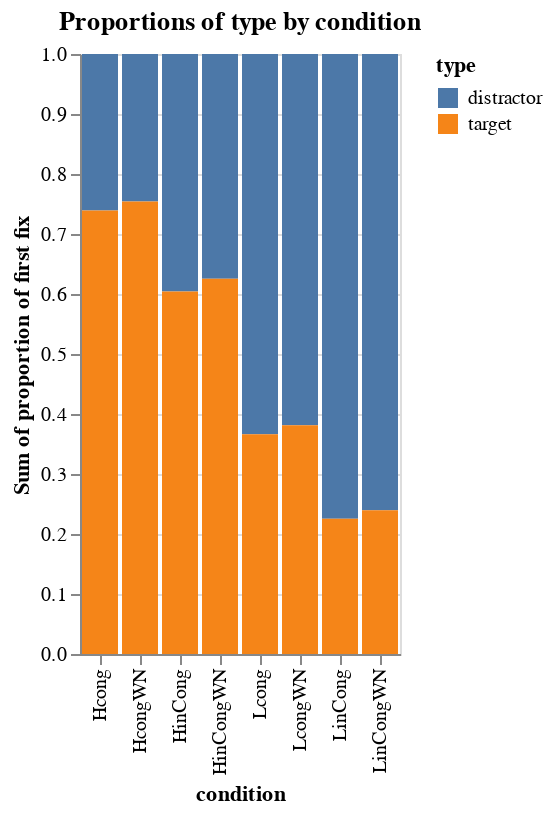

Here is the notebook cell this chart was saved with:
### Markdown cell above
### stacked_bar_graph: 
plot proportions in a stacked bar graph (y will be count information, such proportion of saccades, that can be summed)
- required packages: altair, altair saver
- inputs: df, x0, y, x1 (to organize by color)
- outputs: plot that can be saved

### Code cell
def stacked_bar_graph(df,x,y,z):
    return alt.Chart(df).mark_bar().encode(
        x=x,
        y='sum('+y+')',
        color=z,
    ).properties(
    title='Proportions of 'z+' by '+x    
)
     
# test case:
stacked_bar_graph(df,x[0],y,x[1])

### Figure 1 — Vega-Lite specification as saved in the notebook (floating-point values rounded to 4 significant figures)
{"config": {"view": {"continuousWidth": 400, "continuousHeight": 300}}, "data": {"name": "data-5ecb73f587291bbc2a762d942156b8dc"}, "mark": "bar", "encoding": {"color": {"type": "nominal", "field": "type"}, "x": {"type": "nominal", "field": "condition"}, "y": {"type": "quantitative", "aggregate": "sum", "field": "proportion of first fix"}}, "title": "Proportions of type by condition", "$schema": "https://vega.github.io/schema/vega-lite/v4.8.1.json", "datasets": {"data-5ecb73f587291bbc2a762d942156b8dc": [{"condition": "Hcong", "proportion of first fix": 0.261, "type": "distractor", "sound_type": "Animal", "sound_loc1": "Duck1", "sound_loc2": "Duck2", "sound_loc": "Duck1"}, {"condition": "HcongWN", "proportion of first fix": 0.2457, "type": "distractor", "sound_type": "White Noise", "sound_loc1": "Duck1", "sound_loc2": "Duck2", "sound_loc": "Duck1"}, {"condition": "HinCong", "proportion of first fix": 0.3958, "type": "distractor", "sound_type": "Animal", "sound_loc1": "Frog1", "sound_loc2": "Duck2", "sound_loc": "Frog1"}, {"condition": "HinCongWN", "proportion of first fix": 0.3745, "type": "distractor", "sound_type": "White Noise", "sound_loc1": "Frog1", "sound_loc2": "Duck2", "sound_loc": "Frog1"}, {"condition": "Lcong", "proportion of first fix": 0.6336, "type": "distractor", "sound_type": "Animal", "sound_loc1": "Frog1", "sound_loc2": "Frog2", "sound_loc": "Frog2"}, {"condition": "LcongWN", "proportion of first fix": 0.6187, "type": "distractor", "sound_type": "White Noise", "sound_loc1": "Frog1", "sound_loc2": "Frog2", "sound_loc": "Frog2"}, {"condition": "LinCong", "proportion of first fix": 0.7747, "type": "distractor", "sound_type": "Animal", "sound_loc1": "Frog1", "sound_loc2": "Duck2", "sound_loc": "Duck2"}, {"condition": "LinCongWN", "proportion of first fix": 0.7605, "type": "distractor", "sound_type": "White Noise", "sound_loc1": "Frog1", "sound_loc2": "Duck2", "sound_loc": "Duck2"}, {"condition": "Hcong", "proportion of first fix": 0.739, "type": "target", "sound_type": "Animal", "sound_loc1": "Duck1", "sound_loc2": "Duck2", "sound_loc": "Duck1"}, {"condition": "HcongWN", "proportion of first fix": 0.7543, "type": "target", "sound_type": "White Noise", "sound_loc1": "Duck1", "sound_loc2": "Duck2", "sound_loc": "Duck1"}, {"condition": "HinCong", "proportion of first fix": 0.6042, "type": "target", "sound_type": "Animal", "sound_loc1": "Frog1", "sound_loc2": "Duck2", "sound_loc": "Frog1"}, {"condition": "HinCongWN", "proportion of first fix": 0.6255, "type": "target", "sound_type": "White Noise", "sound_loc1": "Frog1", "sound_loc2": "Duck2", "sound_loc": "Frog1"}, {"condition": "Lcong", "proportion of first fix": 0.3664, "type": "target", "sound_type": "Animal", "sound_loc1": "Frog1", "sound_loc2": "Frog2", "sound_loc": "Frog2"}, {"condition": "LcongWN", "proportion of first fix": 0.3813, "type": "target", "sound_type": "White Noise", "sound_loc1": "Frog1", "sound_loc2": "Frog2", "sound_loc": "Frog2"}, {"condition": "LinCong", "proportion of first fix": 0.2253, "type": "target", "sound_type": "Animal", "sound_loc1": "Frog1", "sound_loc2": "Duck2", "sound_loc": "Duck2"}, {"condition": "LinCongWN", "proportion of first fix": 0.2395, "type": "target", "sound_type": "White Noise", "sound_loc1": "Frog1", "sound_loc2": "Duck2", "sound_loc": "Duck2"}]}}
